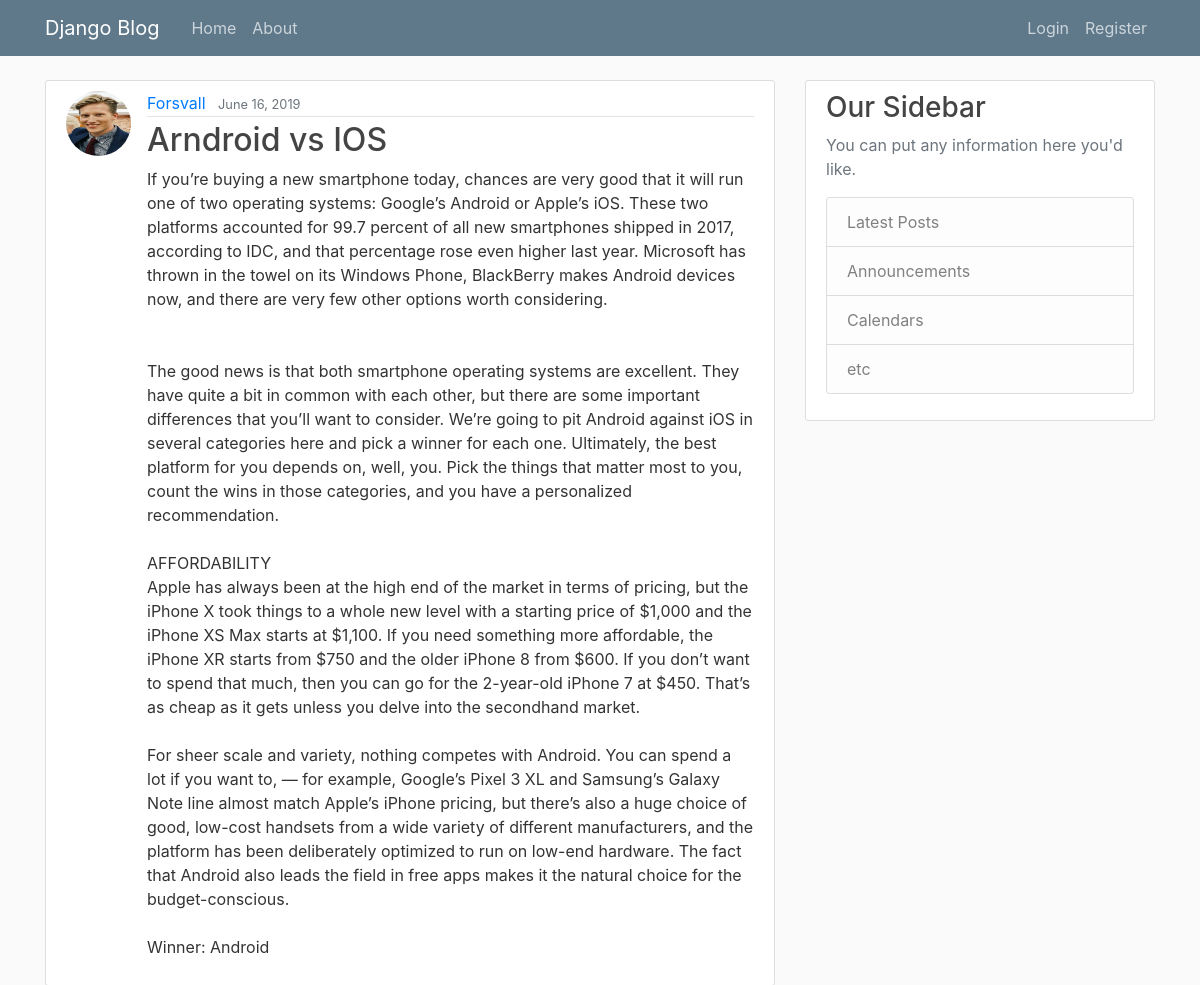
Screenshot of /post/11/ with the database file from the repository.
### blog/models.py (models this page shows, shortened)
class Post(models.Model):
    title = models.CharField(max_length=100)
    content = models.TextField()
    date_posted = models.DateTimeField(default=timezone.now)
    author = models.ForeignKey(User, on_delete=models.CASCADE)

### users/models.py (models this page shows, shortened)
class Profile(models.Model):
    user = models.OneToOneField(User, on_delete=models.CASCADE)
    image = models.ImageField(default='default.jpg', upload_to='profile_pics')

### blog/views.py (the view)
# urls.py: path('post/<int:pk>/', PostDetailView.as_view(), name='post-detail'),
class PostDetailView(DetailView):
    model = Post

### blog/templates/blog/post_detail.html (shortened to what this page needs)
{% extends "blog/base.html" %}
{% block content %}
    <article class="media content-section">
        <img class="rounded-circle article-img" src="{{ object.author.profile.image.url }}">
        <div class="media-body">
            <div class="article-metadata">
                <a class="mr-2" href="{% url 'user-posts' object.author.username %}">{{ object.author }}</a>
                <small class="text-muted">{{ object.date_posted|date:'F d, Y'  }}</small>
            </div>
            <h2 class="article-title">{{ object.title }}</h2>
            <p class="article-content">{{ object.content }}</p>
        </div>
    </article>
{% endblock content %}

### blog/static/blog/main.css (style rules this page uses)
body { background: #fafafa; color: #333333; margin-top: 5rem; }
h1, h2, h3, h4, h5, h6 { color: #444444; }
.content-section { background: #ffffff; padding: 10px 20px; border: 1px solid #dddddd; border-radius: 3px; margin-bottom: 20px; }
.article-title { color: #444444; }
.article-content { white-space: pre-line; }
.article-img { height: 65px; width: 65px; margin-right: 16px; }
.article-metadata { padding-bottom: 1px; margin-bottom: 4px; border-bottom: 1px solid #e3e3e3 }

### rows the page displays
Post: author.profile.image (picture), author "Forsvall", date_posted "June 16, 2019", title "Arndroid vs IOS", content "If you’re buying a new smartphone today, chances are very good that it will run one of two operating systems: Google’s Android or Apple’s iOS. These two platforms accounted for 99.7 percent of all new smartphones shipped in 2017, according to IDC, and that percentage rose even higher last year. Microsoft has thrown in the towel on its Windows Phone, BlackBerry makes Android devices now, and there are very few other options worth considering. The good news is that both smartphone operating systems are excellent. They have quite a bit in common with each other, but there are some important differences that you’ll want to consider. We’re going to pit Android against iOS in several categories…"
